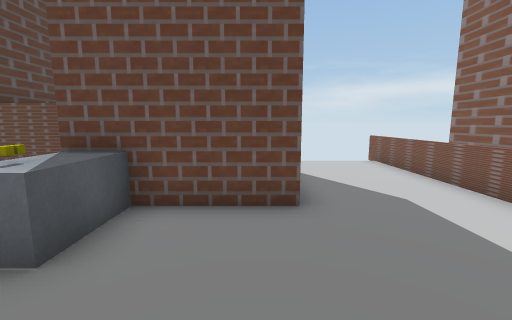
[1] (above)

15 first-person views from a walk through a 3-D level made in the Unity game engine. The camera is 1.4 m above the floor, tilts 8° down and sees 90° across. The floor is counted in squares, 1 m on a side. Each view is taken from the middle of a square. On the plan, view 1 faces up. The plan holds only what a view shows up to about 13 squares ahead; the rest is blank. The place goes on beyond the plan. The player is left out. Some surface patterns are stand-ins.

[2]
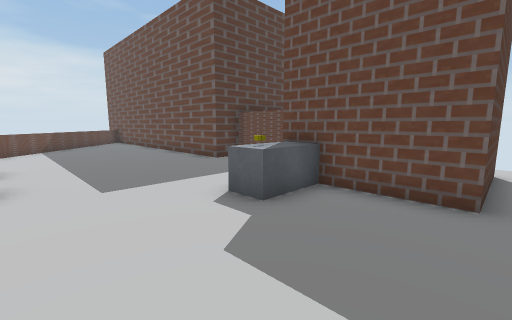

[3]
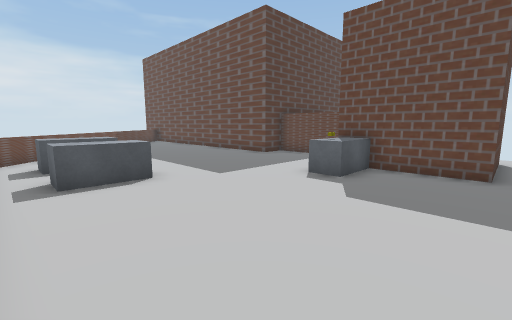

[4]
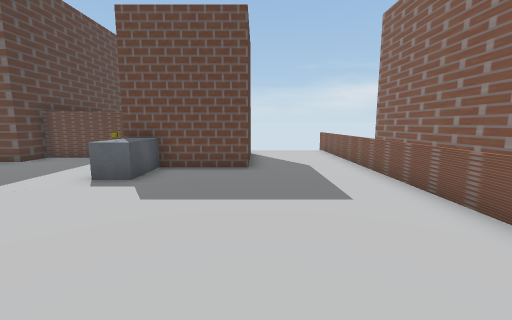

[5]
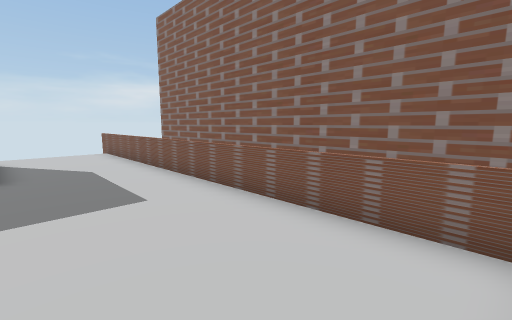

[6]
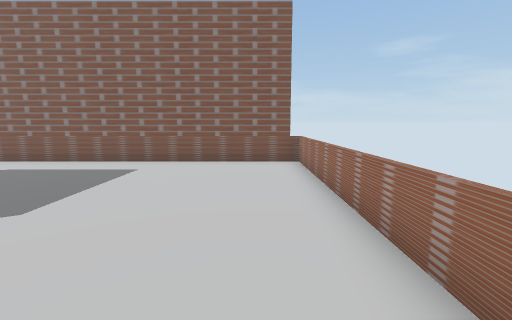

[7]
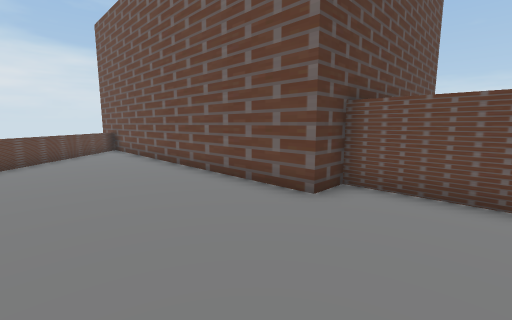

[8]
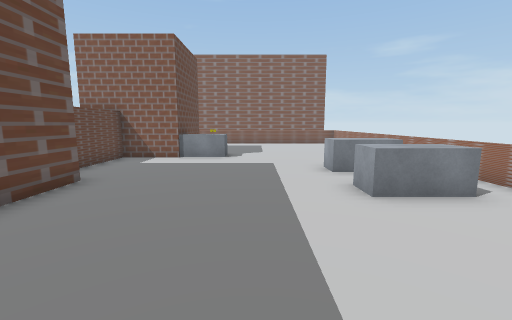

[9]
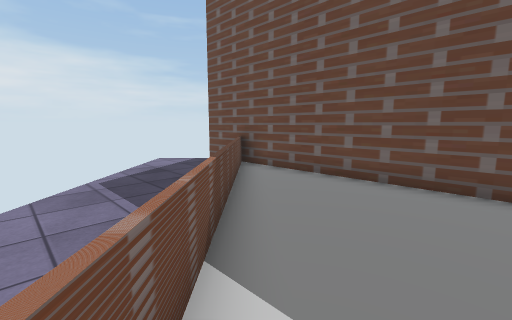

[10]
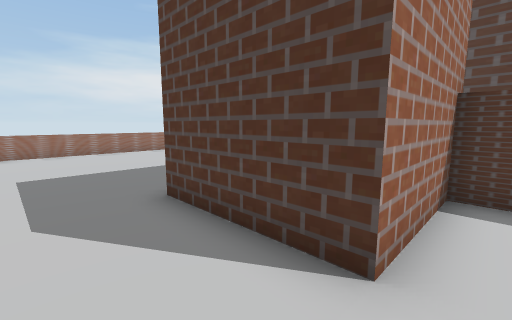

[11]
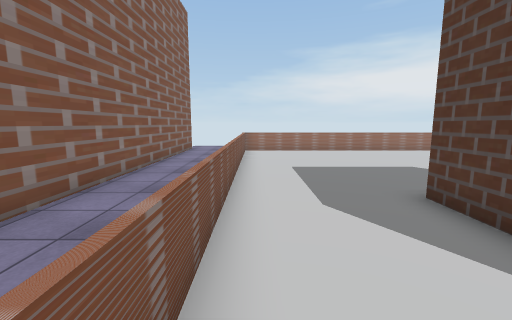

[12]
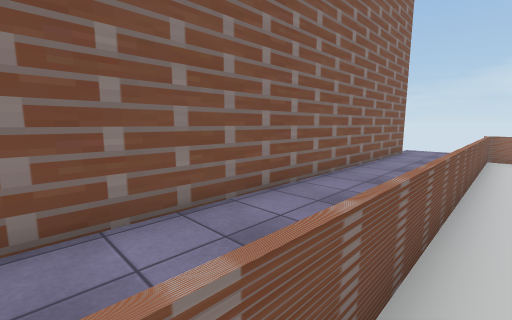

[13]
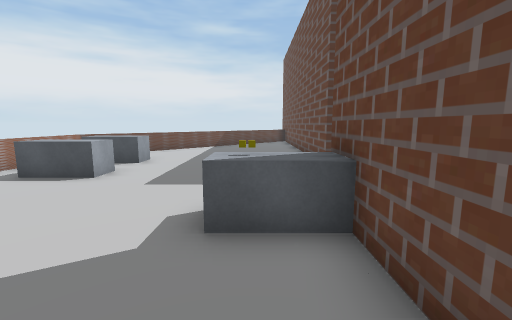

[14]
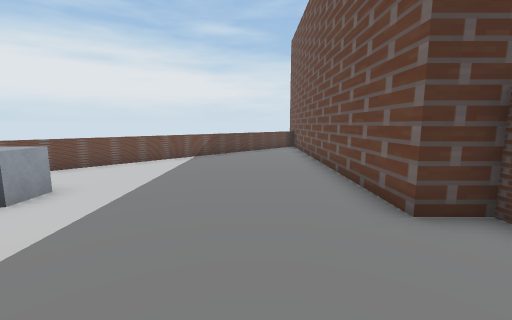

[15]
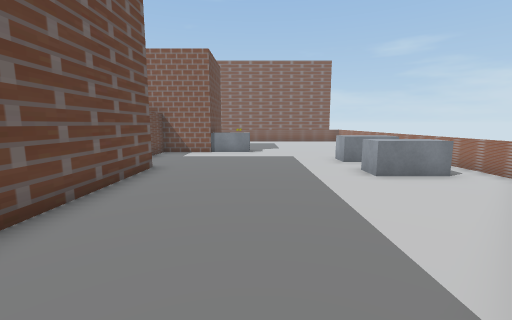

### Floor plan
Points are (right, up) in squares from view 1. A wall is a line through its corners. A room is listed if a view was taken in it or the views show most of it. See-through windows are left out.
Room 1 (views 1, 2, 3, 4, 5, 6, 7, 8, 9, 10, 11, 12, 13, 14, 15)
walls: (-3.3, 4.4) (-3.3, 6.6) (-7.7, 6.6) (-7.7, 5.4) (-19.4, 5.4); (-2.7, 9.1) (-2.7, 8.3) (0.7, 8.3) (0.7, 4.3) (-1.6, 4.3)
low walls: (-20, 5.2) (-10.1, -4.6) (4.6, -4.6) (4.6, 10.4)
objects: other object (-9, -3) to (-8, -1); other object (-6, -3) to (-6, -1); other object (-3, 2) to (-2, 4)
Room 2 (no view inside)
walls: (7.4, -4.8) (7.4, 9.9)

Where each view was taken, in squares from view 1:
view 1: 0 up, 0 right, facing up
view 2: 1 down, 1 right, facing up-left
view 3: 4 down, 1 right, facing up-left
view 4: 4 down, 1 right, facing up
view 5: 4 down, 1 right, facing up-right
view 6: 3 down, 5 left, facing right
view 7: 1 up, 5 left, facing up-left
view 8: 1 up, 14 left, facing right
view 9: 1 down, 13 left, facing up-left
view 10: 9 up, 3 right, facing down-left
view 11: 9 up, 4 right, facing down
view 12: 8 up, 4 right, facing down-right
view 13: 3 up, 1 right, facing left
view 14: 3 up, 4 left, facing left
view 15: 2 up, 16 left, facing right
